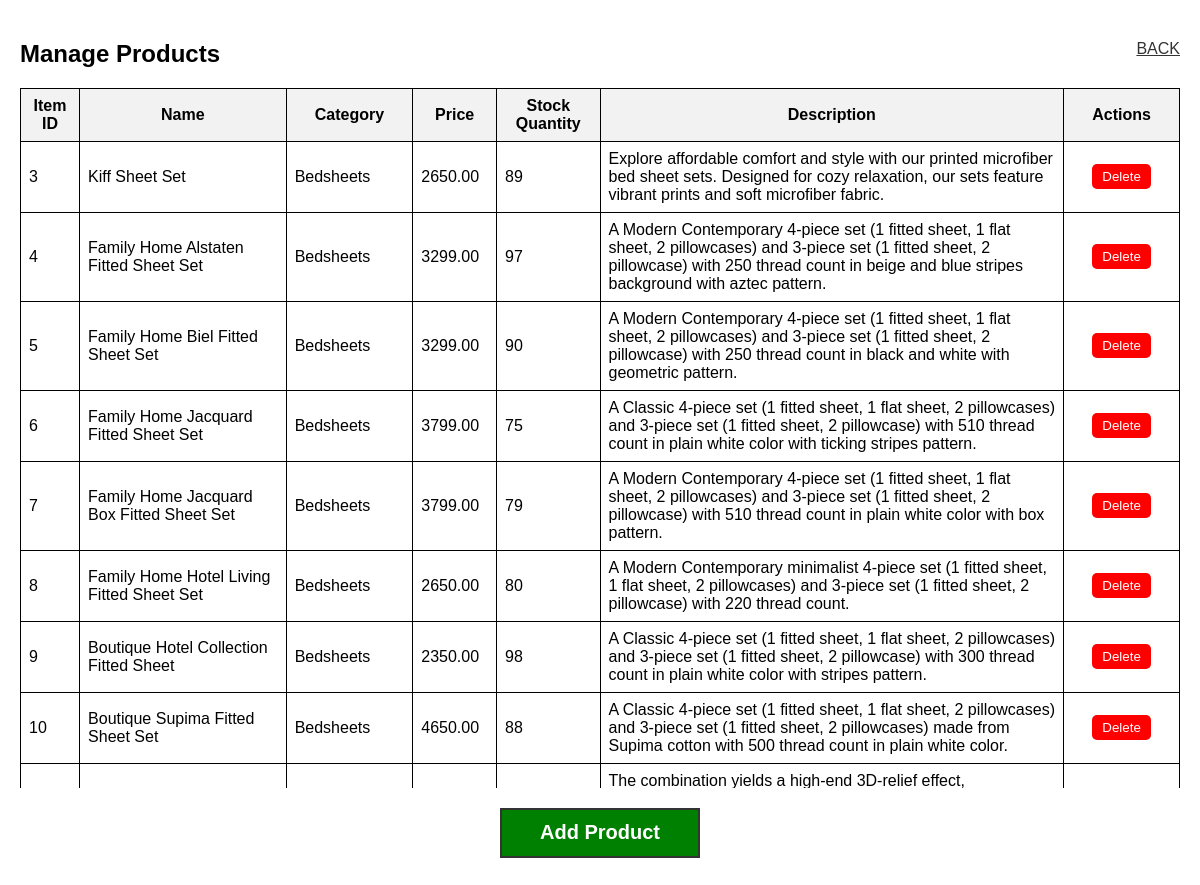
/finals/manage_products.php, run on the app's committed database.
### tables this page shows
CREATE TABLE `items` (
  `item_id` int(11) NOT NULL,
  `name` varchar(100) NOT NULL,
  `category` varchar(50) DEFAULT NULL,
  `price` decimal(10,2) NOT NULL,
  `stock_quantity` int(11) NOT NULL,
  `image_url` varchar(255) DEFAULT NULL,
  `description` text NOT NULL
);

### finals/manage_products.php (the view, shortened to what this page needs)
<?php
require "db.php";
?>
<link rel="stylesheet" href="style.css">
<div class="content">
    <div class="top">
        <a class="btn-back" href="admin.php"=>BACK</a>
        <h2>Manage Products</h2>
    </div>
    <div class="table-container">
        <?php
        $sql = "SELECT * FROM items ORDER BY item_id ASC";
        $result = $conn->query($sql);
        if ($result->num_rows > 0) {
            echo '<table>';
            echo '<tr><th>Item ID</th><th>Name</th><th>Category</th><th>Price</th><th>Stock Quantity</th><th>Description</th><th class="action-column">Actions</th></tr>';
            while ($row = $result->fetch_assoc()) {
                echo '<tr>';
                echo '<td>' . $row['item_id'] . '</td>';
                echo '<td>' . $row['name'] . '</td>';
                echo '<td>' . $row['category'] . '</td>';
                echo '<td>' . $row['price'] . '</td>';
                echo '<td>' . $row['stock_quantity'] . '</td>';
                echo '<td class="desc">' . $row['description'] . '</td>';
                echo '<td class="action-column">';
                echo '<button class="btn-delete" data-item-id="' . $row['item_id'] . '">Delete</button>';
                echo '</td>';
                echo '</tr>';
            }
            echo '</table>';
        } else {
            echo '<p>No orders found.</p>';
        }
        ?>
    </div>
    <button class="btn-addProduct" id="addProductBtn">Add Product</button>
</div>

### finals/style.css (style rules this page uses)
.content { padding: 20px; }

### finals/manage_products.php (style rules this page uses)
table { width: 100%; border-collapse: collapse; }
.table-container { max-height: 700px; overflow-y: auto; }
table, th, td { border: 1px solid black; padding: 8px; overflow: hidden; }
th { background-color: #f2f2f2; }
.btn-addProduct { width: 200px; height: 50px; background-color: green; border: 2px solid #333; display: flex; justify-content: center; padding: 10px; text-align: center; text-decoration: none; color: white; font-size: 20px; font-weight: bold; transition: all 0.3s ease; margin: 20px auto; cursor: pointer; }
.btn-addProduct { width: 200px; height: 50px; background-color: green; border: 2px solid #333; display: flex; justify-content: center; align-items: center; padding: 10px; text-align: center; text-decoration: none; color: white; font-size: 20px; font-weight: bold; transition: all 0.3s ease; margin: 20px auto; cursor: pointer; }
.desc { width: 40%; }
.action-column { width: 10%; text-align: center; }
.btn-delete { background-color: red; color: white; border: none; padding: 5px 10px; text-align: center; text-decoration: none; display: inline-block; cursor: pointer; border-radius: 5px; }
.btn-delete { margin: 5px; }
.btn-back { float: right; color: #333; cursor: pointer; }

### data on the page
items: item_id "3", name "Kiff Sheet Set", category "Bedsheets", price "2650.00", stock_quantity "89", description "Explore affordable comfort and style with our printed microfiber bed sheet sets. Designed for cozy relaxation, our sets feature vibrant prints and soft microfiber fabric."
items: item_id "4", name "Family Home Alstaten Fitted Sheet Set", category "Bedsheets", price "3299.00", stock_quantity "97", description "A Modern Contemporary 4-piece set (1 fitted sheet, 1 flat sheet, 2 pillowcases) and 3-piece set (1 fitted sheet, 2 pillowcase) with 250 thread count in beige and blue stripes background with aztec pattern."
items: item_id "5", name "Family Home Biel Fitted Sheet Set", category "Bedsheets", price "3299.00", stock_quantity "90", description "A Modern Contemporary 4-piece set (1 fitted sheet, 1 flat sheet, 2 pillowcases) and 3-piece set (1 fitted sheet, 2 pillowcase) with 250 thread count in black and white with geometric pattern."
items: item_id "6", name "Family Home Jacquard Fitted Sheet Set", category "Bedsheets", price "3799.00", stock_quantity "75", description "A Classic 4-piece set (1 fitted sheet, 1 flat sheet, 2 pillowcases) and 3-piece set (1 fitted sheet, 2 pillowcase) with 510 thread count in plain white color with ticking stripes pattern."
items: item_id "7", name "Family Home Jacquard Box Fitted Sheet Set", category "Bedsheets", price "3799.00", stock_quantity "79", description "A Modern Contemporary 4-piece set (1 fitted sheet, 1 flat sheet, 2 pillowcases) and 3-piece set (1 fitted sheet, 2 pillowcase) with 510 thread count in plain white color with box pattern."
items: item_id "8", name "Family Home Hotel Living Fitted Sheet Set", category "Bedsheets", price "2650.00", stock_quantity "80", description "A Modern Contemporary minimalist 4-piece set (1 fitted sheet, 1 flat sheet, 2 pillowcases) and 3-piece set (1 fitted sheet, 2 pillowcase) with 220 thread count."
items: item_id "9", name "Boutique Hotel Collection Fitted Sheet", category "Bedsheets", price "2350.00", stock_quantity "98", description "A Classic 4-piece set (1 fitted sheet, 1 flat sheet, 2 pillowcases) and 3-piece set (1 fitted sheet, 2 pillowcase) with 300 thread count in plain white color with stripes pattern."
items: item_id "10", name "Boutique Supima Fitted Sheet Set", category "Bedsheets", price "4650.00", stock_quantity "88", description "A Classic 4-piece set (1 fitted sheet, 1 flat sheet, 2 pillowcases) and 3-piece set (1 fitted sheet, 2 pillowcases) made from Supima cotton with 500 thread count in plain white color."
items: description "The combination yields a high-end 3D-relief effect,…"
